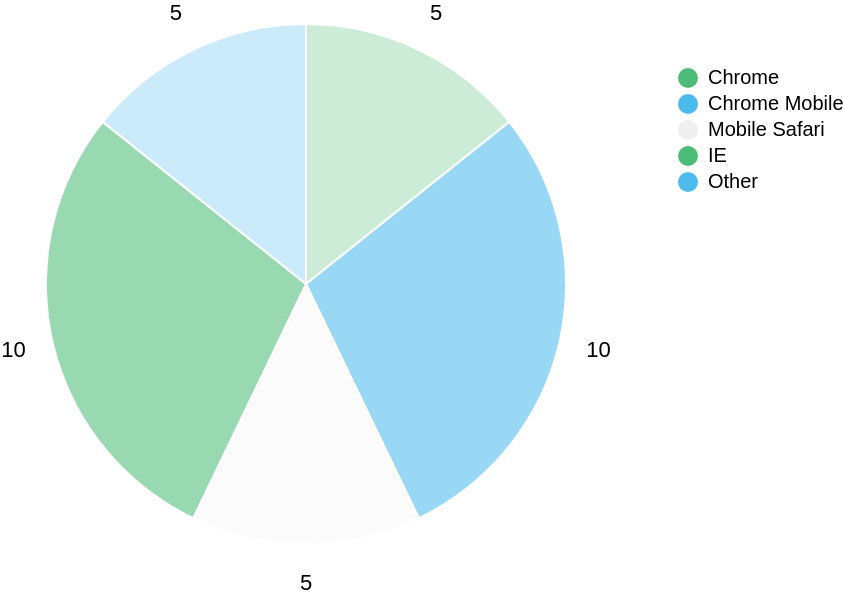

Write the Vega-Lite specification saved for this chart.
### Vega specification from a JSON file in a GitHub repository (floating-point values rounded to 4 significant figures)
{"$schema": "https://vega.github.io/schema/vega/v3.0.json", "width": 250, "height": 250, "data": [{"name": "data_table", "values": [{"key": "Chrome", "value": 5}, {"key": "Chrome Mobile", "value": 10}, {"key": "Mobile Safari", "value": 5}, {"key": "IE", "value": 10}, {"key": "Other", "value": 5}], "transform": [{"type": "collect"}]}, {"name": "data_table_pie", "source": "data_table", "transform": [{"type": "pie", "field": "value", "as": ["ff_outer_startAngle", "ff_outer_endAngle"]}]}], "scales": [{"name": "scale_color", "type": "ordinal", "range": ["#00A03C", "#009DE6", "#E8E8E8"], "domain": {"data": "data_table", "field": "key"}}], "marks": [{"name": "mark_outer_ring", "type": "arc", "from": {"data": "data_table_pie"}, "encode": {"enter": {"x": {"signal": "width / 2"}, "y": {"signal": "height / 2"}, "fill": {"scale": "scale_color", "field": "key"}, "fillOpacity": {"signal": "min(max(datum['value'] * 0.04, 0.2), 0.7)"}, "stroke": {"value": "white"}, "startAngle": {"field": "ff_outer_startAngle"}, "endAngle": {"field": "ff_outer_endAngle"}, "innerRadius": {"value": 0}, "outerRadius": {"value": 130}}}}, {"name": "mark_text", "type": "text", "from": {"data": "data_table_pie"}, "encode": {"enter": {"text": {"signal": "datum['value']"}, "x": {"signal": "width / 2"}, "y": {"signal": "height / 2"}, "radius": {"value": 150}, "theta": {"signal": "(datum['ff_outer_startAngle'] + datum['ff_outer_endAngle'])/2"}, "align": {"value": "center"}, "baseline": {"value": "middle"}}}}], "legends": [{"fill": "scale_color", "title": "", "orient": "right", "offset": 60, "encode": {"symbols": {"enter": {"fillOpacity": {"value": 0.7}}}, "labels": {"update": {"text": {"field": "value"}}}}}]}
